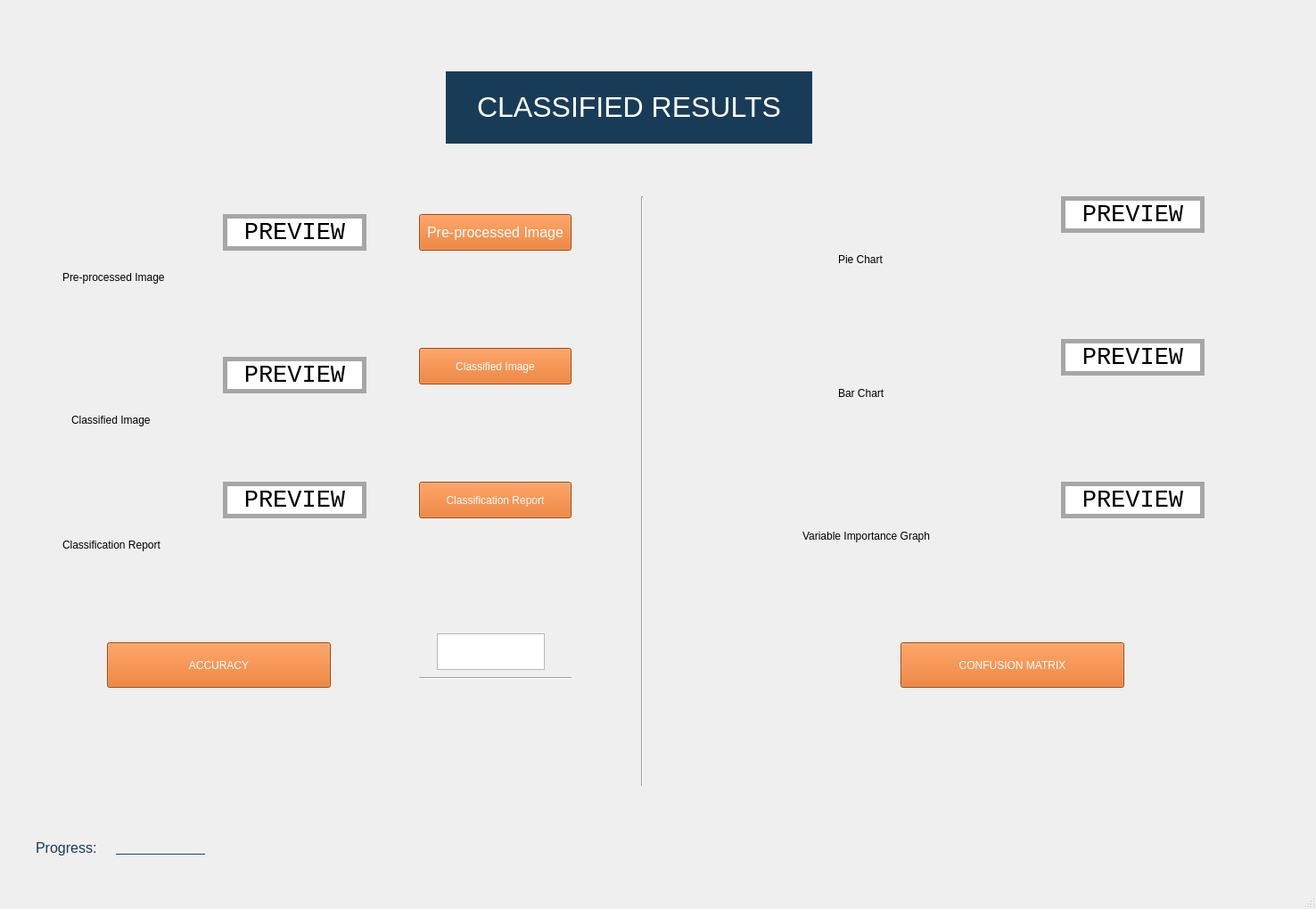
<?xml version="1.0" encoding="UTF-8"?>
<ui version="4.0">
 <class>ClassifiedResults</class>
 <widget class="QMainWindow" name="ClassifiedResults">
  <property name="geometry">
   <rect>
    <x>0</x>
    <y>0</y>
    <width>1476</width>
    <height>1019</height>
   </rect>
  </property>
  <property name="windowTitle">
   <string>MainWindow</string>
  </property>
  <widget class="QWidget" name="centralwidget">
   <widget class="QLabel" name="bg_logo">
    <property name="geometry">
     <rect>
      <x>-230</x>
      <y>-180</y>
      <width>2641</width>
      <height>1361</height>
     </rect>
    </property>
    <property name="cursor">
     <cursorShape>UpArrowCursor</cursorShape>
    </property>
    <property name="text">
     <string/>
    </property>
    <property name="pixmap">
     <pixmap>../photos/faded-bg.png</pixmap>
    </property>
   </widget>
   <widget class="QLabel" name="label_7">
    <property name="geometry">
     <rect>
      <x>500</x>
      <y>80</y>
      <width>411</width>
      <height>81</height>
     </rect>
    </property>
    <property name="font">
     <font>
      <family>Segoe UI Symbol</family>
      <pointsize>8</pointsize>
      <weight>50</weight>
      <italic>false</italic>
      <bold>false</bold>
     </font>
    </property>
    <property name="styleSheet">
     <string notr="true">background-color: rgb(24, 60, 88);
font: 8pt &quot;Segoe UI Symbol&quot;;
color: rgb(255, 255, 255);</string>
    </property>
    <property name="text">
     <string>&lt;html&gt;&lt;head/&gt;&lt;body&gt;&lt;p align=&quot;center&quot;&gt;&lt;span style=&quot; font-size:24pt;&quot;&gt;CLASSIFIED RESULTS&lt;/span&gt;&lt;/p&gt;&lt;/body&gt;&lt;/html&gt;</string>
    </property>
   </widget>
   <widget class="QLabel" name="label">
    <property name="geometry">
     <rect>
      <x>80</x>
      <y>380</y>
      <width>91</width>
      <height>81</height>
     </rect>
    </property>
    <property name="toolTip">
     <string>Classified Image</string>
    </property>
    <property name="text">
     <string/>
    </property>
    <property name="pixmap">
     <pixmap>../photos/img_res.JPG</pixmap>
    </property>
   </widget>
   <widget class="QLabel" name="label_2">
    <property name="geometry">
     <rect>
      <x>930</x>
      <y>190</y>
      <width>91</width>
      <height>91</height>
     </rect>
    </property>
    <property name="toolTip">
     <string>Pie-chart.</string>
    </property>
    <property name="text">
     <string/>
    </property>
    <property name="pixmap">
     <pixmap>../photos/pie_res.JPG</pixmap>
    </property>
   </widget>
   <widget class="QLabel" name="label_3">
    <property name="geometry">
     <rect>
      <x>930</x>
      <y>330</y>
      <width>91</width>
      <height>101</height>
     </rect>
    </property>
    <property name="toolTip">
     <string>Bar chart.</string>
    </property>
    <property name="text">
     <string/>
    </property>
    <property name="pixmap">
     <pixmap>../photos/bar_res.JPG</pixmap>
    </property>
   </widget>
   <widget class="QLabel" name="label_4">
    <property name="geometry">
     <rect>
      <x>70</x>
      <y>500</y>
      <width>101</width>
      <height>101</height>
     </rect>
    </property>
    <property name="toolTip">
     <string>Classification Report</string>
    </property>
    <property name="text">
     <string/>
    </property>
    <property name="pixmap">
     <pixmap>../photos/cr_res.JPG</pixmap>
    </property>
   </widget>
   <widget class="Line" name="line">
    <property name="geometry">
     <rect>
      <x>710</x>
      <y>220</y>
      <width>20</width>
      <height>661</height>
     </rect>
    </property>
    <property name="font">
     <font>
      <weight>75</weight>
      <bold>true</bold>
     </font>
    </property>
    <property name="orientation">
     <enum>Qt::Vertical</enum>
    </property>
   </widget>
   <widget class="QPushButton" name="ci_prev">
    <property name="geometry">
     <rect>
      <x>250</x>
      <y>400</y>
      <width>161</width>
      <height>41</height>
     </rect>
    </property>
    <property name="font">
     <font>
      <family>Courier New</family>
      <pointsize>20</pointsize>
      <weight>9</weight>
      <italic>false</italic>
      <bold>false</bold>
     </font>
    </property>
    <property name="toolTip">
     <string>Show</string>
    </property>
    <property name="styleSheet">
     <string notr="true">font: 75 20pt &quot;Courier New&quot;;
background-color: rgb(255, 255, 255);
color: rgb(0, 0, 0);
border: 5px solid #a6a6a6;
</string>
    </property>
    <property name="text">
     <string>PREVIEW</string>
    </property>
   </widget>
   <widget class="QPushButton" name="pc_prev">
    <property name="geometry">
     <rect>
      <x>1190</x>
      <y>220</y>
      <width>161</width>
      <height>41</height>
     </rect>
    </property>
    <property name="font">
     <font>
      <family>Courier New</family>
      <pointsize>20</pointsize>
      <weight>9</weight>
      <italic>false</italic>
      <bold>false</bold>
     </font>
    </property>
    <property name="toolTip">
     <string>Show</string>
    </property>
    <property name="styleSheet">
     <string notr="true">font: 75 20pt &quot;Courier New&quot;;
background-color: rgb(255, 255, 255);
color: rgb(0, 0, 0);
border: 5px solid #a6a6a6;
</string>
    </property>
    <property name="text">
     <string>PREVIEW</string>
    </property>
   </widget>
   <widget class="QPushButton" name="cr_prev">
    <property name="geometry">
     <rect>
      <x>250</x>
      <y>540</y>
      <width>161</width>
      <height>41</height>
     </rect>
    </property>
    <property name="font">
     <font>
      <family>Courier New</family>
      <pointsize>20</pointsize>
      <weight>9</weight>
      <italic>false</italic>
      <bold>false</bold>
     </font>
    </property>
    <property name="toolTip">
     <string>Show</string>
    </property>
    <property name="styleSheet">
     <string notr="true">font: 75 20pt &quot;Courier New&quot;;
background-color: rgb(255, 255, 255);
color: rgb(0, 0, 0);
border: 5px solid #a6a6a6;
</string>
    </property>
    <property name="text">
     <string>PREVIEW</string>
    </property>
   </widget>
   <widget class="QPushButton" name="bar_prev">
    <property name="geometry">
     <rect>
      <x>1190</x>
      <y>380</y>
      <width>161</width>
      <height>41</height>
     </rect>
    </property>
    <property name="font">
     <font>
      <family>Courier New</family>
      <pointsize>20</pointsize>
      <weight>9</weight>
      <italic>false</italic>
      <bold>false</bold>
     </font>
    </property>
    <property name="toolTip">
     <string>Show</string>
    </property>
    <property name="styleSheet">
     <string notr="true">font: 75 20pt &quot;Courier New&quot;;
background-color: rgb(255, 255, 255);
color: rgb(0, 0, 0);
border: 5px solid #a6a6a6;
</string>
    </property>
    <property name="text">
     <string>PREVIEW</string>
    </property>
   </widget>
   <widget class="QPushButton" name="accuracyButton">
    <property name="geometry">
     <rect>
      <x>120</x>
      <y>720</y>
      <width>251</width>
      <height>51</height>
     </rect>
    </property>
    <property name="toolTip">
     <string>Accuracy of the Model.</string>
    </property>
    <property name="styleSheet">
     <string notr="true">background-color: rgb(224, 100, 13);
color: rgb(255, 255, 255);
font: 16pt &quot;Segoe UI&quot;;</string>
    </property>
    <property name="text">
     <string>ACCURACY</string>
    </property>
   </widget>
   <widget class="QPlainTextEdit" name="text_acc">
    <property name="geometry">
     <rect>
      <x>490</x>
      <y>710</y>
      <width>121</width>
      <height>41</height>
     </rect>
    </property>
    <property name="font">
     <font>
      <pointsize>14</pointsize>
     </font>
    </property>
    <property name="plainText">
     <string/>
    </property>
   </widget>
   <widget class="Line" name="line_2">
    <property name="geometry">
     <rect>
      <x>470</x>
      <y>750</y>
      <width>171</width>
      <height>20</height>
     </rect>
    </property>
    <property name="orientation">
     <enum>Qt::Horizontal</enum>
    </property>
   </widget>
   <widget class="QPushButton" name="cmButton">
    <property name="geometry">
     <rect>
      <x>1010</x>
      <y>720</y>
      <width>251</width>
      <height>51</height>
     </rect>
    </property>
    <property name="toolTip">
     <string>Display confusion matrix.</string>
    </property>
    <property name="styleSheet">
     <string notr="true">background-color: rgb(224, 100, 13);
color: rgb(255, 255, 255);
font: 16pt &quot;Segoe UI&quot;;</string>
    </property>
    <property name="text">
     <string>CONFUSION MATRIX</string>
    </property>
   </widget>
   <widget class="QLabel" name="label_6">
    <property name="geometry">
     <rect>
      <x>80</x>
      <y>220</y>
      <width>91</width>
      <height>81</height>
     </rect>
    </property>
    <property name="toolTip">
     <string>Masked and stacked preprocessed image.</string>
    </property>
    <property name="text">
     <string/>
    </property>
    <property name="pixmap">
     <pixmap>../photos/img_res.JPG</pixmap>
    </property>
   </widget>
   <widget class="QPushButton" name="ppi_prev">
    <property name="geometry">
     <rect>
      <x>250</x>
      <y>240</y>
      <width>161</width>
      <height>41</height>
     </rect>
    </property>
    <property name="font">
     <font>
      <family>Courier New</family>
      <pointsize>20</pointsize>
      <weight>9</weight>
      <italic>false</italic>
      <bold>false</bold>
     </font>
    </property>
    <property name="toolTip">
     <string>Show</string>
    </property>
    <property name="styleSheet">
     <string notr="true">font: 75 20pt &quot;Courier New&quot;;
background-color: rgb(255, 255, 255);
color: rgb(0, 0, 0);
border: 5px solid #a6a6a6;
</string>
    </property>
    <property name="text">
     <string>PREVIEW</string>
    </property>
   </widget>
   <widget class="QLabel" name="label_10">
    <property name="geometry">
     <rect>
      <x>80</x>
      <y>450</y>
      <width>131</width>
      <height>41</height>
     </rect>
    </property>
    <property name="styleSheet">
     <string notr="true">font: 10pt &quot;Javanese Text&quot;;</string>
    </property>
    <property name="text">
     <string>Classified Image</string>
    </property>
   </widget>
   <widget class="QLabel" name="label_11">
    <property name="geometry">
     <rect>
      <x>70</x>
      <y>590</y>
      <width>131</width>
      <height>41</height>
     </rect>
    </property>
    <property name="styleSheet">
     <string notr="true">font: 10pt &quot;Javanese Text&quot;;</string>
    </property>
    <property name="text">
     <string>Classification Report</string>
    </property>
   </widget>
   <widget class="QLabel" name="label_12">
    <property name="geometry">
     <rect>
      <x>940</x>
      <y>270</y>
      <width>131</width>
      <height>41</height>
     </rect>
    </property>
    <property name="styleSheet">
     <string notr="true">font: 10pt &quot;Javanese Text&quot;;</string>
    </property>
    <property name="text">
     <string>Pie Chart</string>
    </property>
   </widget>
   <widget class="QLabel" name="label_14">
    <property name="geometry">
     <rect>
      <x>940</x>
      <y>420</y>
      <width>131</width>
      <height>41</height>
     </rect>
    </property>
    <property name="styleSheet">
     <string notr="true">font: 10pt &quot;Javanese Text&quot;;</string>
    </property>
    <property name="text">
     <string>Bar Chart</string>
    </property>
   </widget>
   <widget class="QLabel" name="label_8">
    <property name="geometry">
     <rect>
      <x>930</x>
      <y>500</y>
      <width>91</width>
      <height>91</height>
     </rect>
    </property>
    <property name="text">
     <string/>
    </property>
    <property name="pixmap">
     <pixmap>../photos/var_imp.JPG</pixmap>
    </property>
   </widget>
   <widget class="QPushButton" name="vig_prev">
    <property name="geometry">
     <rect>
      <x>1190</x>
      <y>540</y>
      <width>161</width>
      <height>41</height>
     </rect>
    </property>
    <property name="font">
     <font>
      <family>Courier New</family>
      <pointsize>20</pointsize>
      <weight>9</weight>
      <italic>false</italic>
      <bold>false</bold>
     </font>
    </property>
    <property name="toolTip">
     <string>Show</string>
    </property>
    <property name="styleSheet">
     <string notr="true">font: 75 20pt &quot;Courier New&quot;;
background-color: rgb(255, 255, 255);
color: rgb(0, 0, 0);
border: 5px solid #a6a6a6;
</string>
    </property>
    <property name="text">
     <string>PREVIEW</string>
    </property>
   </widget>
   <widget class="QLabel" name="label_15">
    <property name="geometry">
     <rect>
      <x>900</x>
      <y>580</y>
      <width>171</width>
      <height>41</height>
     </rect>
    </property>
    <property name="toolTip">
     <string>Variable importance graph.</string>
    </property>
    <property name="styleSheet">
     <string notr="true">font: 10pt &quot;Javanese Text&quot;;</string>
    </property>
    <property name="text">
     <string>Variable Importance Graph</string>
    </property>
   </widget>
   <widget class="QPushButton" name="ppi_dwnld">
    <property name="geometry">
     <rect>
      <x>470</x>
      <y>240</y>
      <width>171</width>
      <height>41</height>
     </rect>
    </property>
    <property name="font">
     <font>
      <family>Segoe UI</family>
      <pointsize>12</pointsize>
      <weight>50</weight>
      <italic>false</italic>
      <bold>false</bold>
     </font>
    </property>
    <property name="toolTip">
     <string>Download</string>
    </property>
    <property name="styleSheet">
     <string notr="true">background-color: rgb(224, 100, 13);
color: rgb(255, 255, 255);
font: 12pt &quot;Segoe UI&quot;;</string>
    </property>
    <property name="text">
     <string>Pre-processed Image</string>
    </property>
   </widget>
   <widget class="QPushButton" name="cr_dwnld">
    <property name="geometry">
     <rect>
      <x>470</x>
      <y>540</y>
      <width>171</width>
      <height>41</height>
     </rect>
    </property>
    <property name="toolTip">
     <string>Download</string>
    </property>
    <property name="styleSheet">
     <string notr="true">background-color: rgb(224, 100, 13);
color: rgb(255, 255, 255);
font: 12pt &quot;Segoe UI&quot;;</string>
    </property>
    <property name="text">
     <string>Classification Report</string>
    </property>
   </widget>
   <widget class="QPushButton" name="ci_dwnld">
    <property name="geometry">
     <rect>
      <x>470</x>
      <y>390</y>
      <width>171</width>
      <height>41</height>
     </rect>
    </property>
    <property name="toolTip">
     <string>Download</string>
    </property>
    <property name="styleSheet">
     <string notr="true">background-color: rgb(224, 100, 13);
color: rgb(255, 255, 255);
font: 12pt &quot;Segoe UI&quot;;</string>
    </property>
    <property name="text">
     <string>Classified Image</string>
    </property>
   </widget>
   <widget class="QLabel" name="label_18">
    <property name="geometry">
     <rect>
      <x>70</x>
      <y>290</y>
      <width>131</width>
      <height>41</height>
     </rect>
    </property>
    <property name="styleSheet">
     <string notr="true">font: 10pt &quot;Javanese Text&quot;;</string>
    </property>
    <property name="text">
     <string>Pre-processed Image</string>
    </property>
   </widget>
   <widget class="QLabel" name="progress_text">
    <property name="geometry">
     <rect>
      <x>130</x>
      <y>930</y>
      <width>641</width>
      <height>41</height>
     </rect>
    </property>
    <property name="styleSheet">
     <string notr="true">color: rgb(24, 60, 88);
</string>
    </property>
    <property name="text">
     <string>&lt;html&gt;&lt;head/&gt;&lt;body&gt;&lt;p&gt;&lt;span style=&quot; font-size:11pt;&quot;&gt;____________&lt;/span&gt;&lt;/p&gt;&lt;/body&gt;&lt;/html&gt;</string>
    </property>
   </widget>
   <widget class="QLabel" name="label_progress">
    <property name="geometry">
     <rect>
      <x>40</x>
      <y>930</y>
      <width>91</width>
      <height>41</height>
     </rect>
    </property>
    <property name="styleSheet">
     <string notr="true">color: rgb(24, 60, 88);
</string>
    </property>
    <property name="text">
     <string>&lt;html&gt;&lt;head/&gt;&lt;body&gt;&lt;p&gt;&lt;span style=&quot; font-size:12pt; color:#183c58;&quot;&gt;Progress:&lt;/span&gt;&lt;/p&gt;&lt;/body&gt;&lt;/html&gt;</string>
    </property>
   </widget>
   <widget class="QLabel" name="demoLabel_8">
    <property name="geometry">
     <rect>
      <x>1230</x>
      <y>560</y>
      <width>81</width>
      <height>31</height>
     </rect>
    </property>
    <property name="toolTip">
     <string>Show</string>
    </property>
    <property name="text">
     <string/>
    </property>
   </widget>
   <widget class="QLabel" name="demoLabel_9">
    <property name="geometry">
     <rect>
      <x>290</x>
      <y>270</y>
      <width>71</width>
      <height>21</height>
     </rect>
    </property>
    <property name="toolTip">
     <string>Show</string>
    </property>
    <property name="text">
     <string/>
    </property>
   </widget>
   <widget class="QLabel" name="demoLabel_10">
    <property name="geometry">
     <rect>
      <x>310</x>
      <y>430</y>
      <width>51</width>
      <height>21</height>
     </rect>
    </property>
    <property name="toolTip">
     <string>Show</string>
    </property>
    <property name="text">
     <string/>
    </property>
   </widget>
   <widget class="QLabel" name="demoLabel_11">
    <property name="geometry">
     <rect>
      <x>290</x>
      <y>570</y>
      <width>81</width>
      <height>21</height>
     </rect>
    </property>
    <property name="toolTip">
     <string>Show</string>
    </property>
    <property name="text">
     <string/>
    </property>
   </widget>
   <widget class="QLabel" name="demoLabel_12">
    <property name="geometry">
     <rect>
      <x>520</x>
      <y>271</y>
      <width>71</width>
      <height>20</height>
     </rect>
    </property>
    <property name="toolTip">
     <string>Download</string>
    </property>
    <property name="text">
     <string/>
    </property>
   </widget>
   <widget class="QLabel" name="demoLabel_13">
    <property name="geometry">
     <rect>
      <x>520</x>
      <y>420</y>
      <width>71</width>
      <height>21</height>
     </rect>
    </property>
    <property name="toolTip">
     <string>Download</string>
    </property>
    <property name="text">
     <string/>
    </property>
   </widget>
   <widget class="QLabel" name="demoLabel_14">
    <property name="geometry">
     <rect>
      <x>530</x>
      <y>571</y>
      <width>31</width>
      <height>20</height>
     </rect>
    </property>
    <property name="toolTip">
     <string>Download</string>
    </property>
    <property name="text">
     <string/>
    </property>
   </widget>
   <widget class="QLabel" name="demoLabel_15">
    <property name="geometry">
     <rect>
      <x>1090</x>
      <y>750</y>
      <width>101</width>
      <height>31</height>
     </rect>
    </property>
    <property name="toolTip">
     <string>Display confusion matrix.</string>
    </property>
    <property name="text">
     <string/>
    </property>
   </widget>
   <widget class="QLabel" name="demoLabel_16">
    <property name="geometry">
     <rect>
      <x>200</x>
      <y>750</y>
      <width>111</width>
      <height>31</height>
     </rect>
    </property>
    <property name="toolTip">
     <string>Accuracy of the Model.</string>
    </property>
    <property name="text">
     <string/>
    </property>
   </widget>
   <widget class="QLabel" name="demoLabel_18">
    <property name="geometry">
     <rect>
      <x>1230</x>
      <y>400</y>
      <width>81</width>
      <height>31</height>
     </rect>
    </property>
    <property name="toolTip">
     <string>Show</string>
    </property>
    <property name="text">
     <string/>
    </property>
   </widget>
   <widget class="QLabel" name="demoLabel_19">
    <property name="geometry">
     <rect>
      <x>1230</x>
      <y>250</y>
      <width>81</width>
      <height>31</height>
     </rect>
    </property>
    <property name="toolTip">
     <string>Show</string>
    </property>
    <property name="text">
     <string/>
    </property>
   </widget>
  </widget>
  <widget class="QMenuBar" name="menubar">
   <property name="geometry">
    <rect>
     <x>0</x>
     <y>0</y>
     <width>1476</width>
     <height>23</height>
    </rect>
   </property>
  </widget>
  <widget class="QStatusBar" name="statusbar"/>
 </widget>
 <resources/>
 <connections/>
</ui>
